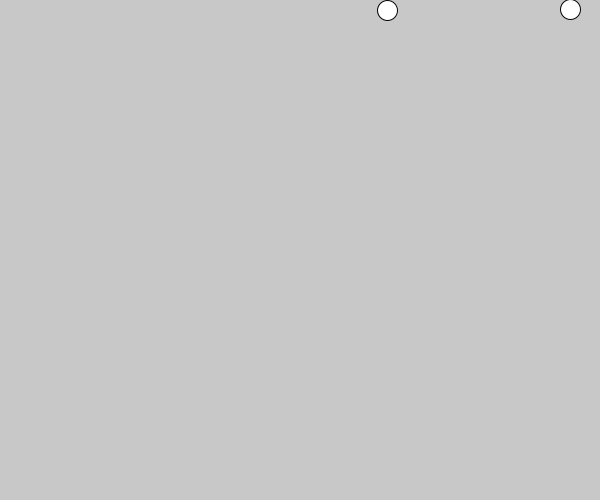
Frame 1 (no input)
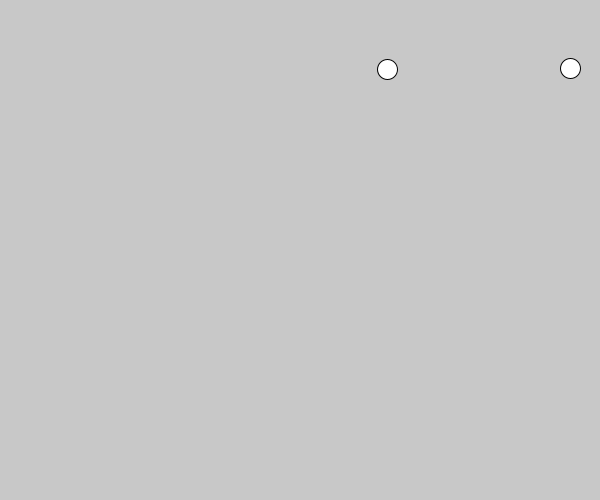
Frame 60 (the mouse pressed at the canvas centre just before this capture)
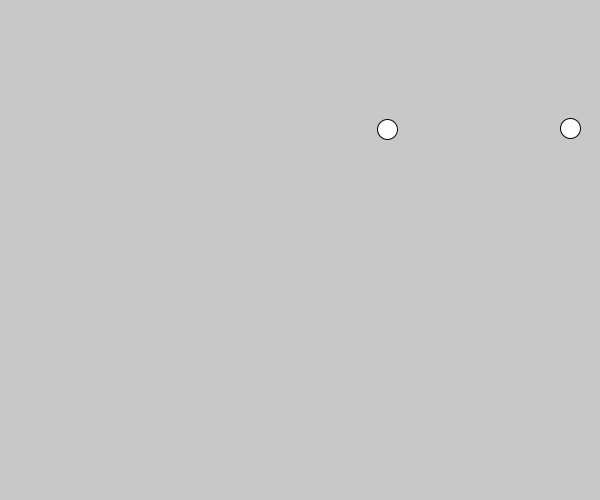
Frame 120 (the mouse held since frame 60 and released just before this capture)

The Processing sketch that drew these frames (run headless with seeded random() and noise(); from frame 60 on, the mouse is pressed at the canvas centre):

// Processing sketch: arrays10
// ── arrays10.pde
float[] xs = new float[2];
float[] ys = new float[2];

void setup() {
  size(600, 500);
  for (int i = 0; i < 2; i++) {
    xs[i] = random(width);
    ys[i] = random(40);
  }
}

void draw() {
  background(200);

  for (int i = 0; i < 2; i++) {
    circle(xs[i], ys[i], 20);
    ys[i] += 1;
  }
}
